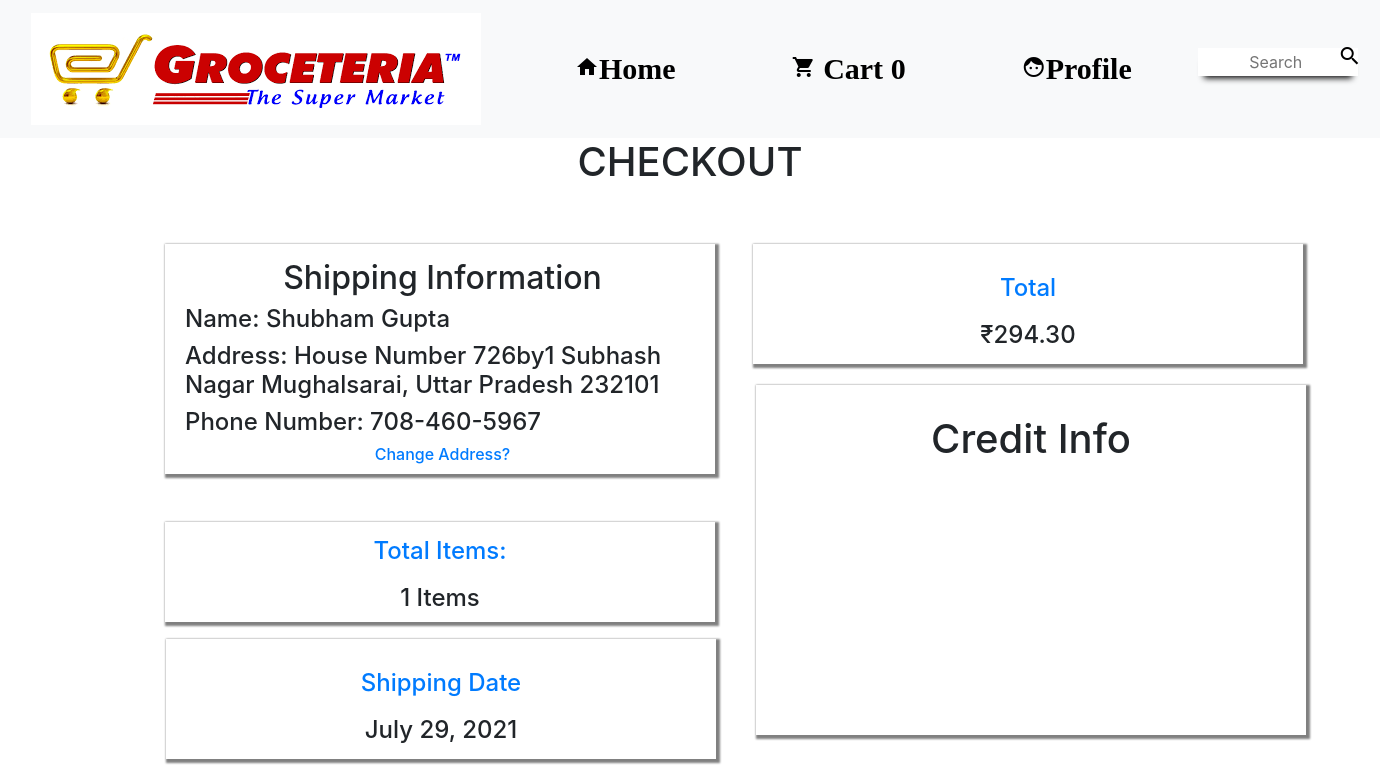
/checkout (signed in), run on the app's committed database.
### accounts/models.py (models this page shows, shortened)
class UserAddress(models.Model):
    user = models.OneToOneField(settings.AUTH_USER_MODEL, on_delete=models.CASCADE,)
    address = models.CharField(max_length=120, null=False )
    city = models.CharField(max_length=50,)
    state = models.CharField(max_length=120,)
    zipcode = models.CharField(max_length=25)
    phone_number = models.CharField(max_length=17, ) # validators should be a list
    updated = models.DateTimeField(auto_now_add=False, auto_now=True)

### carts/models.py (models this page shows, shortened)
class Cart(models.Model):
    user = models.ForeignKey(settings.AUTH_USER_MODEL, on_delete= models.CASCADE, )# total price with tax
    total = models.DecimalField(max_digits=100, decimal_places=2, default=0.00) #  total price without tax
    totalCount = models.IntegerField(default=0)
    start_date  = models.DateTimeField(auto_now=False, auto_now_add=True)
    ordered_date = models.DateTimeField(auto_now=True, auto_now_add=False) #last day of updating the cart that means checkout date
    ordered = models.BooleanField(default=False)# status of a cart have been checkout or not

### orders/models.py (models this page shows, shortened)
class Order(models.Model):
    user = models.ForeignKey(settings.AUTH_USER_MODEL, on_delete= models.CASCADE, )# total price with tax
    subTotal = models.DecimalField(max_digits=1000, decimal_places=2, default=0.00) #  total price without tax
    taxTotal = models.DecimalField(max_digits=1000, decimal_places=2, default=0.09) #  tax price
    finalTotal = models.DecimalField(max_digits=1000, decimal_places=2, default=0.00) #  final total
    cart = models.ForeignKey(Cart, on_delete=models.CASCADE)
    order_id =  models.UUIDField(primary_key=True, default=uuid.uuid4, editable=False)
    status = models.CharField(max_length=120, choices=STATUS_CHOICES, default="Started")
    start_date  = models.DateTimeField(auto_now=False, auto_now_add=True)
    ordered_date = models.DateTimeField(auto_now=True, auto_now_add=False) #last day of updating the cart that means checkout date
    shipping_date = models.DateField(null = True, blank=True)
    shipping_price = models.DecimalField(max_digits=100, decimal_places=2, default= 0.00)

### orders/views.py (the view, shortened to what this page needs)
# urls.py: path('checkout', checkout , name='checkout'),
@login_required
def checkout(request):
    try:
            cart = Cart.objects.get(user = request.user, ordered=False)
    except:
            cart = None
            return HttpResponseRedirect(reverse('cart'))
    try:
        new_order  = Order.objects.get(user = request.user, cart=cart )
    except Order.DoesNotExist:
        new_order = Order.objects.create(user = request.user,cart=cart)
    total = cart.total
    new_order.subTotal = total
    new_order.save()
    finalTotal = (decimal.Decimal(new_order.subTotal) + decimal.Decimal(new_order.subTotal) * decimal.Decimal(new_order.taxTotal)) + decimal.Decimal(new_order.shipping_price)
    new_order.finalTotal = round(finalTotal,2)
    new_order.save()
    today = date.today()
    one_day = today + timedelta(days=2)
    three_days = today+timedelta(days=5)
    seven_days =  today + timedelta(days=9)
    order = Order.objects.get(user = request.user, cart=cart )
    try:
        addressDefault = UserAddress.objects.get(user = request.user)
        context={'address1' : True, 'address':addressDefault, "order": order,'cart':cart , 'one_day':one_day,'three_days':three_days, 'seven_days':seven_days}
    except:
        addressDefault= None
        message = " No Address In Your Account"
        context = { "address1": False, "message": message, "order": order,'cart':cart}
    template = 'checkout/checkout.html'
    return render(request,template,context)

### ecommerce/templates/checkout/checkout.html (shortened to what this page needs)
{% extends 'html/nav.html' %}  {% load static %}{% block content %}
<head>
        <link rel="stylesheet" href="{% static "assests/checkout.css" %}">
</head>
<body>
    {% if address1 == False %}
                <h4 class="text-center">{{ message }}</h4>
                <form action="{%  url "checkout" %}" method="POST">
                        {% csrf_token %}
                        <span><h4>Address</h4><input class="form-control text-center" name='address' placeholder='Your address' value='{{ address.address }}' type='text' required></span>
                        <span><h4>City</h4><input class="form-control text-center" name='city' placeholder='Your City' value='{{ address.city }}' type="text" required></span>
                        <span>
                                <h4>State</h4>
                                <select style=" text-align: center; text-align-last: center;" class="form-control text-center" id="sel"  name="state" >
                                        <option value="Andhra Pradesh">Andhra Pradesh</option>
                                        <option value="Andaman and Nicobar Islands">Andaman and Nicobar Islands</option>
                                        <option value="Arunachal Pradesh">Arunachal Pradesh</option>
                                        <option value="Assam">Assam</option>
                                        <option value="Bihar">Bihar</option>
                                        <option value="Chandigarh">Chandigarh</option>
                                        <option value="Chhattisgarh">Chhattisgarh</option>
                                        <option value="Dadar and Nagar Haveli">Dadar and Nagar Haveli</option>
                                        <option value="Daman and Diu">Daman and Diu</option>
                                        <option value="Delhi">Delhi</option>
                                        <option value="Lakshadweep">Lakshadweep</option>
                                        <option value="Puducherry">Puducherry</option>
                                        <option value="Goa">Goa</option>
                                        <option value="Gujarat">Gujarat</option>
                                        <option value="Haryana">Haryana</option>
                                        <option value="Himachal Pradesh">Himachal Pradesh</option>
                                        <option value="Jammu and Kashmir">Jammu and Kashmir</option>
                                        <option value="Jharkhand">Jharkhand</option>
                                        <option value="Karnataka">Karnataka</option>
                                        <option value="Kerala">Kerala</option>
                                        <option value="Madhya Pradesh">Madhya Pradesh</option>
                                        <option value="Maharashtra">Maharashtra</option>
                                        <option value="Manipur">Manipur</option>
                                        <option value="Meghalaya">Meghalaya</option>
                                        <option value="Mizoram">Mizoram</option>
                                        <option value="Nagaland">Nagaland</option>
                                        <option value="Odisha">Odisha</option>
                                        <option value="Punjab">Punjab</option>
                                        <option value="Rajasthan">Rajasthan</option>
                                        <option value="Sikkim">Sikkim</option>
                                        <option value="Tamil Nadu">Tamil Nadu</option>
                                        <option value="Telangana">Telangana</option>
                                        <option value="Tripura">Tripura</option>
                                        <option value="Uttar Pradesh">Uttar Pradesh</option>
                                        <option value="Uttarakhand">Uttarakhand</option>
                                        <option value="West Bengal">West Bengal</option>
                                </select>
                        </span>
                        <span><h4>Pin Code</h4><input  class="form-control text-center" name="zipcode" type="text" inputmode="numeric" pattern="^(?(^00000(|-0000))|(\d{5}(|-\d{4})))$" placeholder="Your ZipCode" value='{{ address.zipcode }}' required></span>
                        <span><h4>Phone Number</h4><input  class="form-control text-center" type="tel" name="phone_number" pattern="[0-9]{3}-[0-9]{3}-[0-9]{4}" placeholder="999-999-9999" value='{{ address.phone_number }}'></span>
                                                            {% comment %} <span><h4>Default Addresss</h4><input  name="billing" type="checkbox" checked ></span> {% endcomment %}
                        <br>
                        <span><input  class="form-control text-center" type="submit" class="btn btn-default" value='Save'></span>
                        </form>
    {% else %}
<div id="text-h1">
        <h1 class="text-center">CHECKOUT</h1>
</div>
<div class="container">
<div class="row">
        <section class="column-1">
            <div class="row1-left">
                <h2 class="text-center">Shipping Information </h2>
                <h4>Name: {{user.first_name}} {{user.last_name}}</h4>
                <h4>Address: {{address.address}} {{address.city}}, {{address.state}} {{address.zipcode}} <h4>
                <h4>Phone Number: {{address.phone_number}}</h4>
                <div class="panel-group">
                            <div class="panel panel-default">
                                    <div class="panel-heading">
                                            <h4 class="panel-title">
                                            <a data-toggle="collapse" href="#collapse2">
                                                    <h6 class="text-center">Change Address?</h6></a>
                    </div>
            </div>
            <div class="row2-left">
                    <div class="panel-group">
                            <div class="panel panel-default">
                                    <div class="panel-heading">
                                            <h4 class="panel-title">
                                            <a data-toggle="collapse" href="#collapse-item">
                                                   <h4 class="text-item">Total Items: </h4></a>
                                                   {{ cart.totalCount }} Items
                    </div>
            </div>
            <div class="row3-left" >
                    {% if order.shipping_date == None %}
                            <div class="panel-group">
                                    <div class="panel panel-default">
                                            <div class="panel-heading">
                                                    <h4 class="panel-title">
                                                    <a data-toggle="collapse" href="#collapse-dateShipping1">
                                                        <h4 class="text-item">CHOOSE DATE SHIPPING</h4></a>
                                    <div id="collapse-dateShipping1" class="panel-collapse ">
                                            <ul>
                                                    <li class="list-group-item">
                                                        <form action="{%  url "time_shipping" %}" method="POST" required>
                                                            {% csrf_token %}
                                                                <input type="radio"   name="shipping_date" id="{{one_day}}" value="{{one_day}}" required><label for="{{one_day}}">{{one_day}}</label><br>
                                                                <input type="radio"  name="shipping_date" id="{{three_days}}" value="{{three_days}}"><label for="{{three_days}}">{{three_days}}</label><br>
                                                                <input type="radio" name="shipping_date" id="{{seven_days}}" value="{{seven_days}}"><label for="{{seven_days}}">{{seven_days}}</label><br>
                                                                <button class="button" type="submit">Save</button>
                                                        </form>
                                                    </li>
                                            </ul>
                                    </div>
                            </div>
                    {% else %}
                    <div class="panel-group">
                                    <div class="panel panel-default">
                                            <div class="panel-heading">
                                                    <h4 class="panel-title">
                                                    <a data-toggle="collapse" href="#collapse-dateShipping">
                                                        <h4 class="text-item">Shipping Date</h4></a>{{ order.shipping_date }}
                    </div>
        </div>
    </section>
    <section class="column-2">
        <div class="row1-right">
                    <div class="panel-group">
                                    <div class="panel panel-default">
                                            <div class="panel-heading">
                                                    <h4 class="panel-title">
                                                    <a data-toggle="collapse" href="#collapse-total">
                                                        <h4 class="text-item"> Total </h4></a><h4 class="text-center">₹{{ order.finalTotal }}</h4>
                    </div>
        </div>
        <div class="row2-right">
            <h1 class="text-center" style="padding: 30px">Credit Info </h1>
                            <div id="paypal-button-container"></div>
                            </div>
        </div>
    </section>
            {% endif %}
 {% endif %}
</body>
{% endblock content %}

### static/assests/nav.css (style rules this page uses)
@media screen and (min-width: 1147px) { * { margin: 0; padding: 0; position: relative; box-sizing: border-box; } }

### static/assests/checkout.css (style rules this page uses)
* { padding: 0; margin: 0; }
@media only screen 
and (min-width :975px) { * { padding: 0; margin: 0; } }
@media only screen 
and (min-width :975px) { .container { display: flex; flex-flow: column wrap; position: relative; justify-content: center; } }
@media only screen 
and (min-width :975px) { .column-1 { flex: 0 0 2; } }
@media only screen 
and (min-width :975px) { .row1-left { height:230px; width:550px; border: none; box-shadow: 2px 2px 2px 2px grey; box-sizing: border-box; padding: 15px 15px 15px 20px; margin: 50px 30px; } }
@media only screen 
and (min-width :975px) { .row2-left { height:100px; width: 550px; border: none; box-shadow: 2px 2px 2px 2px grey; box-sizing: border-box; padding: 5px; text-align: center; margin: 50px -15px; float: right; } }
@media only screen 
and (min-width :975px) { .row3-left { margin:5% -4px; box-shadow: 2px 2px 2px 2px grey; height:120px; width: 550px; padding: 20px; } }
@media only screen 
and (min-width :975px) { .row1-right { position: relative; height:120px; width:550px; box-shadow: 2px 2px 2px 2px grey; padding: 20px; text-align: center; margin: 50px -80em -10em 0.5em; justify-content: center; } }
@media only screen 
and (min-width :975px) { #paypal-button-container { height:200px; width:450px; text-align: center; position: relative; left: 50px; bottom: 20px; } }
@media only screen 
and (min-width :975px) { .row2-right { position: relative; height:350px; width:550px; box-shadow: 2px 2px 2px 2px grey; padding: 20px auto; margin:35px -17px; } }
@media only screen 
and (min-width :975px) { #text-h1 h1 { justify-content: center; } }
@media only screen 
and (min-width :975px) { .text-item { text-align: center; padding: 10px 20px; } }

### data on the page
UserAddress: address "House Number 726by1 Subhash Nagar", city "Mughalsarai", state "Uttar Pradesh", zipcode "232101", phone_number "708-460-5967"
Cart: totalCount "1"
Order: shipping_date "July 29, 2021", finalTotal "294.30"

### other printed values
{{ user.first_name }} "Shubham"
{{ user.last_name }} "Gupta"
